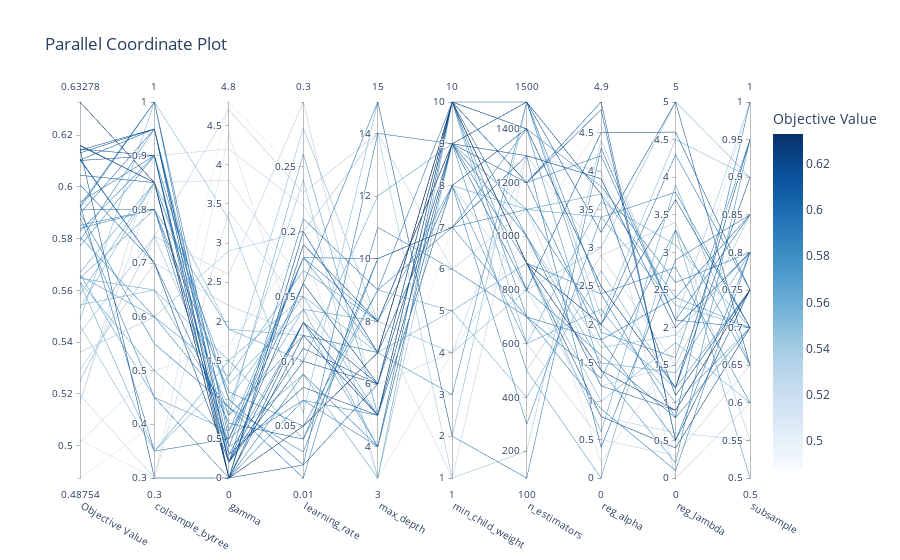

The cell this chart's notebook holds for it:
### Code cell
optuna.visualization.plot_parallel_coordinate(study).show()
